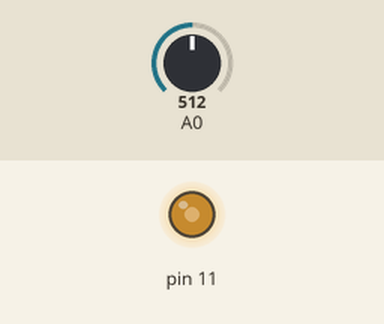
A sketch run on a simulated Arduino Uno, built with avr-gcc and run on an emulated ATmega328P. On the bench: output pins drawn as LEDs (lit = HIGH). The test bench sets the inputs (shaded band); at power-on: A0 = 512.

Above: at 1.2 s.
1.3 s: A0 set to 716
At 1.9 s:
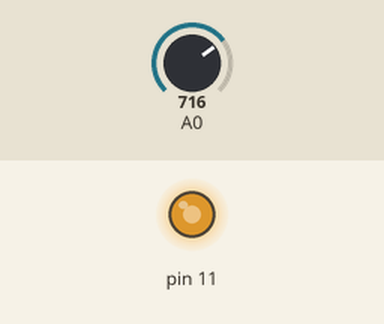
2.8 s: A0 set to 900
At 4.0 s:
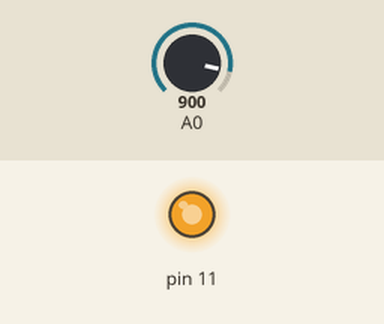
4.3 s: A0 set to 122
At 5.4 s:
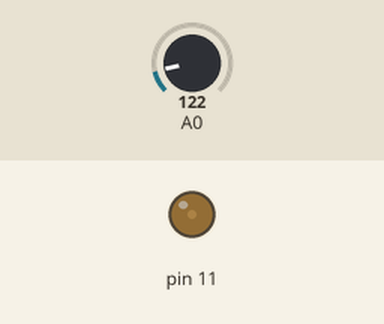
5.8 s: A0 set to 0
At 6.5 s:
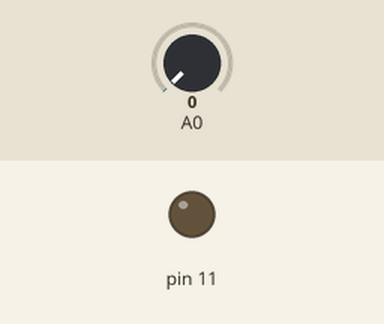
Timing chart, 0 to 8.3 s (numbered marks = the images above; inputs shaded):
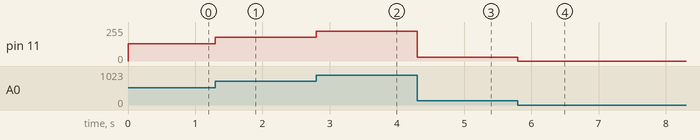

The sketch:

sketch_jun13a.ino
```cpp
#define led  11
void setup() {

  pinMode(11,OUTPUT);

}
void loop() {
  int value = analogRead(0);

  analogWrite(11,value/4);
}
```

Measured:
- after the input at 1.3 s, pin 11: 128/255 → 179/255 at once
- after the input at 2.8 s, pin 11: 179/255 → 225/255 at once
- after the input at 4.3 s, pin 11: 225/255 → 30/255 at once
- after the input at 5.8 s, pin 11: 30/255 → 0/255 at once
